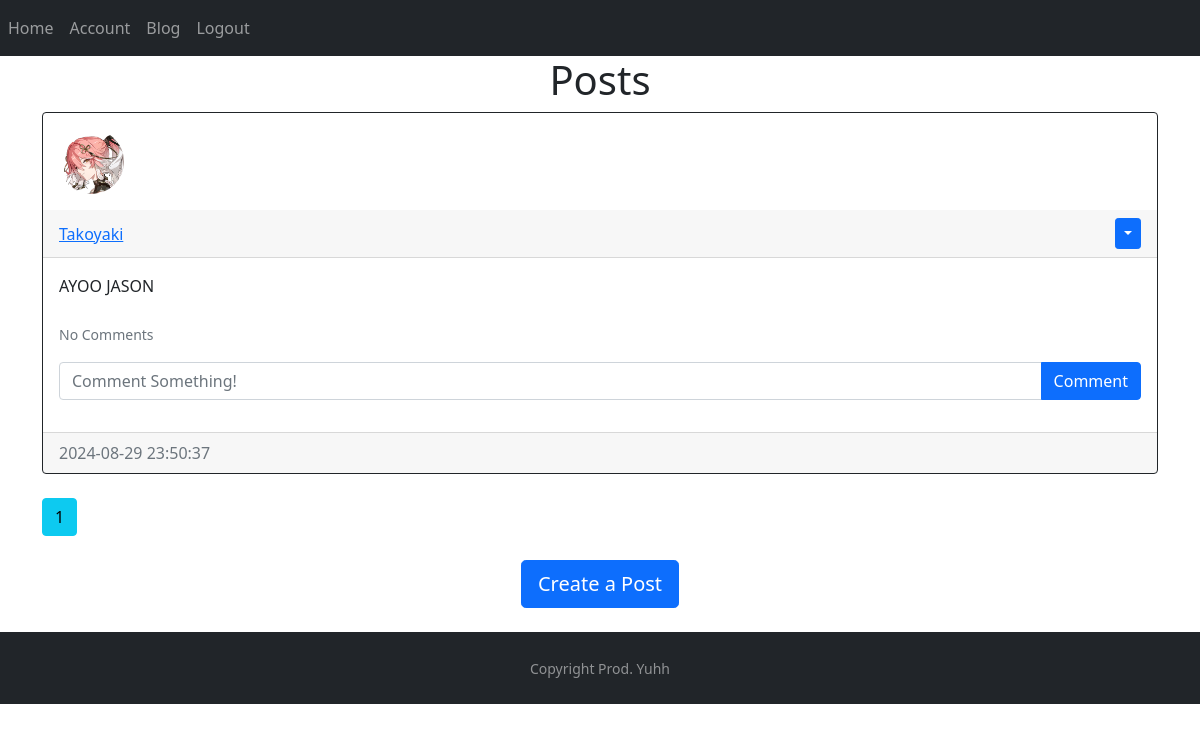
Page /blog (signed in) on the earlier database version.
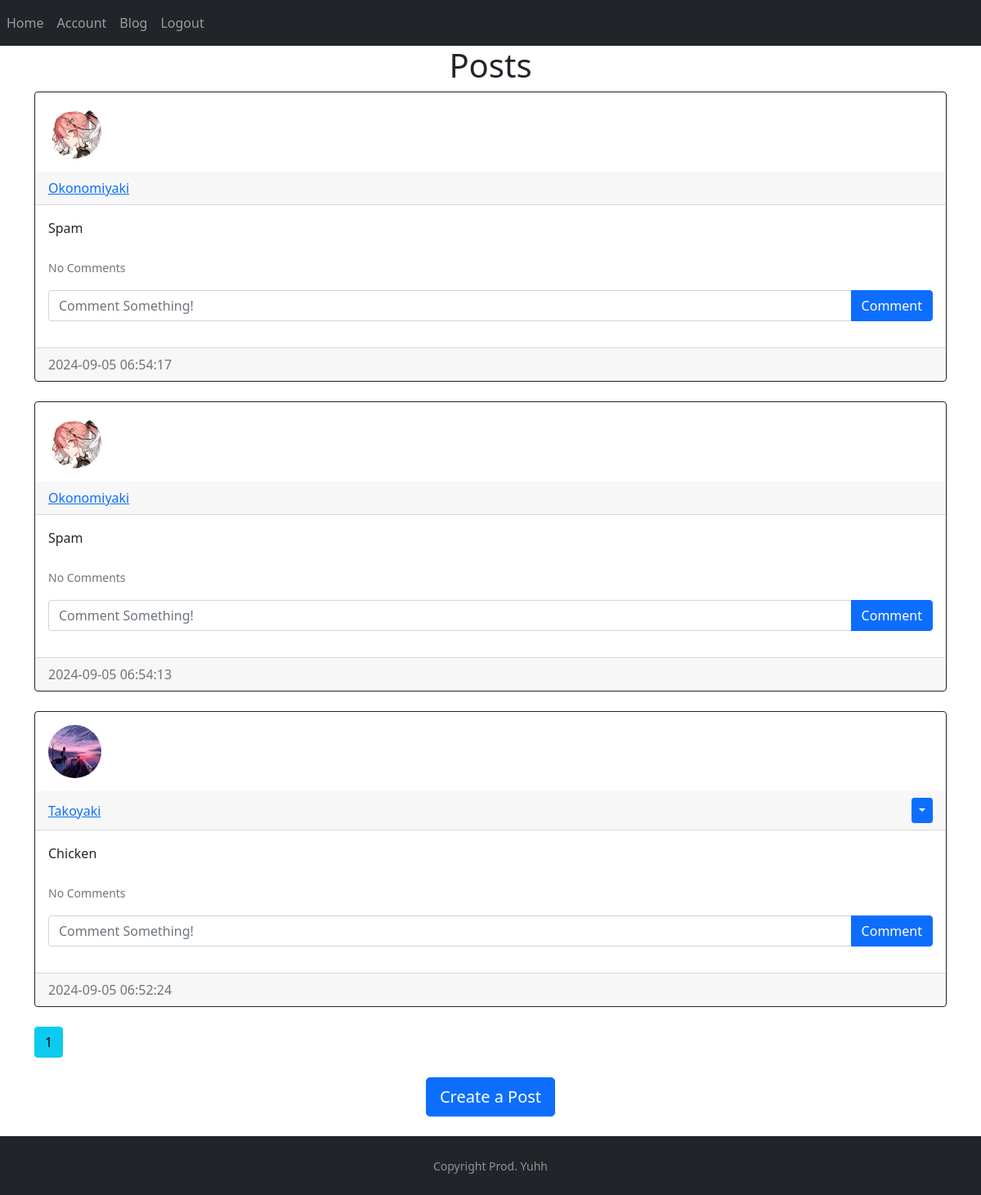
Same page on the later database version.
### website/models.py (models this page shows)
class Post(db.Model):
    id = db.Column(db.Integer, primary_key=True)
    text = db.Column(db.Text, nullable=False)
    date_created = db.Column(db.DateTime(timezone=True), default=func.now())
    author = db.Column(db.Integer, db.ForeignKey('user.id', ondelete="CASCADE"), nullable=False)
    comments= db.relationship('Comment', backref='post', passive_deletes=True)

class User(db.Model, UserMixin):
    id = db.Column(db.Integer, primary_key=True)
    email = db.Column(db.String(150), unique=True)
    username = db.Column(db.String(150), unique=True)
    password = db.Column(db.String(150))
    image_file = db.Column(db.String(20), nullable=False, default='default.png')
    date_created = db.Column(db.DateTime(timezone=True), default=func.now())
    posts = db.relationship('Post', backref='user', passive_deletes=True)
    comments= db.relationship('Comment', backref='user', passive_deletes=True)

### website/views.py (the view)
@views.route("/blog")
@login_required
def blog():
    page = request.args.get('page', 1, type=int)
    posts = Post.query.order_by(Post.date_created.desc()).paginate(page=page, per_page=4)
    return render_template("blog.html", user=current_user, posts=posts)

### website/__init__.py (called while the page is built)
def create_app():
    app = Flask(__name__, static_folder='static')
    app.config['SECRET_KEY'] = "lNJrn@]@neV]O.h"
    app.config['SQLALCHEMY_DATABASE_URI'] = f'sqlite:///{DB_NAME}'
    db.init_app(app)
    from .views import views
    from .auth import auth
    app.register_blueprint(views, url_prefix="/")
    app.register_blueprint(auth, url_prefix="/")
    from .models import User, Post, Comment
    with app.app_context():
        db.create_all()
    login_manager = LoginManager()
    login_manager.login_view = "auth.login"
    login_manager.init_app(app)
    @login_manager.user_loader
    def load_user(id):
        return User.query.get(int(id))
    return app

### website/templates/blog.html
{% extends "posts_div.html" %} {% block title %} Blog {% endblock %}

### website/templates/posts_div.html (shortened to what this page needs)
{% extends "template.html" %} {% block title %}Home{% endblock %}
{% block content %}
<h1 align="center">{% block header %}Posts{% endblock %}</h1>
<div id="posts">
	{% for post in posts %}
	<div class="card border-dark">
    <img class="rounded-circle article-img" src="{{ url_for('static', filename='profile_pics/' + post.user.image_file) }}">
		<div class="card-header d-flex justify-content-between align-items-center">
			<a href="/posts/{{post.user.username}}">{{post.user.username}}</a>
				<div>
					{% if user.id == post.author %}
					<div class="btn-group">
						<button type="button" class="btn btn-sm btn-primary dropdown-toggle" data-bs-toggle="dropdown"></button>
					</div>
					{% endif %}
				</div>
      </div>
			<div class="card-body">
				<div class="card-text">{{post.text}}</div>
				<br />
        <p class="card-text">
          {% if post.comments|length > 0 %}
          <a data-bs-toggle="collapse" href="#comments-{{post.id}}" role="button">
            <small>View {{post.comments|length}} Comments</small>
          </a>
          {% else %}
          <small class="text-muted">No Comments</small>
          {% endif %}
        </p>
        <form
        class="input-group mb-3"
        method="POST"
        action="/create-comment/{{post.id}}"
        >
          <input
            type="text"
            id="text"
            name="text"
            class="form-control"
            placeholder="Comment Something!"
          />
          <button type="submit" class="btn btn-primary">Comment</button>
        </form>
			</div>
			<div class="card-footer text-muted">{{post.date_created}}</div>
	  </div>
	<br />
  {% endfor %}
</div>
  {% for page_num in posts.iter_pages(left_edge=1, right_edge=1, left_current=1, right_current=2) %}
    {% if page_num %}
      {% if posts.page == page_num %}
        <a class="btn btn-info mb-4" href="{{ url_for('views.blog', page=page_num)}}">{{ page_num }}</a>
      {% else %}
        <a class="btn btn-outline-info mb-4" href="{{ url_for('views.blog', page=page_num)}}">{{ page_num }}</a>
      {% endif %}
    {% endif %}
  {% endfor%}
{% block footer %}
<br>
<div align="center">
	<a href="/create-post">
		<button type="button" class="btn btn-primary btn-lg">
			Create a Post
		</button>
	</a>
</div>
<br/>
{% endblock %} {% endblock %}

### website/templates/template.html (shortened to what this page needs)
<!DOCTYPE HTML>
<html lang="en">
  <head>
    <link href="https://cdn.jsdelivr.net/npm/bootstrap@5.0.2/dist/css/bootstrap.min.css" rel="stylesheet"
>
    <link rel="stylesheet" href="{{ url_for('static', filename='styles.css') }}">
  </head>
  <body>
    <nav class="navbar navbar-expand-md bg-dark navbar-dark">
      <div class="collapse navbar-collapse" id="collapsibleNavbar">
        <ul class="navbar-nav">
          {% if user.is_authenticated %}
          <li class="nav-item">
            <a class="nav-link" href="/home">Home</a>
          </li>
          <li class="nav-item">
            <a class="nav-link" href="/account">Account</a>
          </li>
          <li class="nav-item">
            <a class="nav-link" href="/blog">Blog</a>
          </li>
          <li class="nav-item">
            <a class="nav-link" href="/logout">Logout</a>
          </li>
          {% endif %}
        </ul>
      </div>
    </nav>
    <div class="container">{% block content %}{% endblock %}</div>
    <footer id="sticky-footer" class="flex-shrink-0 py-4 bg-dark text-white-50">
        <div class="container text-center">
            <small>Copyright Prod. Yuhh</small>
        </div>
    </footer>
  </body>
</html>

### website/static/styles.css (style rules this page uses)
.article-img { height: 65px; width: 65px; margin: 16px; }

Differences in the rows shown:
added Post: image_file (placeholder picture), user.username "Okonomiyaki", text "Spam", date_created "2024-09-05 06:54:17"
added Post: image_file (placeholder picture), user.username "Okonomiyaki", text "Spam", date_created "2024-09-05 06:54:13"
changed Post "Takoyaki": image_file: picture added in place of a placeholder; text "AYOO JASON" → "Chicken"; date_created "2024-08-29 23:50:37" → "2024-09-05 06:52:24"
